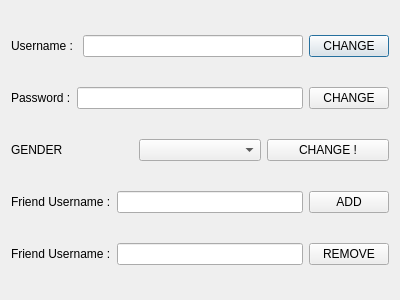
<?xml version="1.0" encoding="UTF-8"?>
<ui version="4.0">
 <class>SettingMenu</class>
 <widget class="QDialog" name="SettingMenu">
  <property name="geometry">
   <rect>
    <x>0</x>
    <y>0</y>
    <width>400</width>
    <height>300</height>
   </rect>
  </property>
  <property name="windowTitle">
   <string>Dialog</string>
  </property>
  <layout class="QVBoxLayout" name="verticalLayout">
   <item>
    <layout class="QHBoxLayout" name="horizontalLayout">
     <item>
      <widget class="QLabel" name="label">
       <property name="text">
        <string>Username : </string>
       </property>
      </widget>
     </item>
     <item>
      <widget class="QLineEdit" name="lineEdit"/>
     </item>
     <item>
      <widget class="QPushButton" name="pushButton">
       <property name="text">
        <string>CHANGE</string>
       </property>
      </widget>
     </item>
    </layout>
   </item>
   <item>
    <layout class="QHBoxLayout" name="horizontalLayout_2">
     <item>
      <widget class="QLabel" name="label_2">
       <property name="text">
        <string>Password :</string>
       </property>
      </widget>
     </item>
     <item>
      <widget class="QLineEdit" name="lineEdit_2"/>
     </item>
     <item>
      <widget class="QPushButton" name="pushButton_2">
       <property name="text">
        <string>CHANGE</string>
       </property>
      </widget>
     </item>
    </layout>
   </item>
   <item>
    <layout class="QHBoxLayout" name="horizontalLayout_3">
     <item>
      <widget class="QLabel" name="label_3">
       <property name="text">
        <string>GENDER</string>
       </property>
      </widget>
     </item>
     <item>
      <widget class="QComboBox" name="comboBox"/>
     </item>
     <item>
      <widget class="QPushButton" name="pushButton_3">
       <property name="text">
        <string>CHANGE !</string>
       </property>
      </widget>
     </item>
    </layout>
   </item>
   <item>
    <layout class="QHBoxLayout" name="horizontalLayout_4">
     <item>
      <widget class="QLabel" name="label_4">
       <property name="text">
        <string>Friend Username :</string>
       </property>
      </widget>
     </item>
     <item>
      <widget class="QLineEdit" name="lineEdit_3"/>
     </item>
     <item>
      <widget class="QPushButton" name="pushButton_4">
       <property name="text">
        <string>ADD</string>
       </property>
      </widget>
     </item>
    </layout>
   </item>
   <item>
    <layout class="QHBoxLayout" name="horizontalLayout_5">
     <item>
      <widget class="QLabel" name="label_5">
       <property name="text">
        <string>Friend Username :</string>
       </property>
      </widget>
     </item>
     <item>
      <widget class="QLineEdit" name="lineEdit_4"/>
     </item>
     <item>
      <widget class="QPushButton" name="pushButton_5">
       <property name="text">
        <string>REMOVE</string>
       </property>
      </widget>
     </item>
    </layout>
   </item>
  </layout>
 </widget>
 <resources/>
 <connections/>
</ui>
